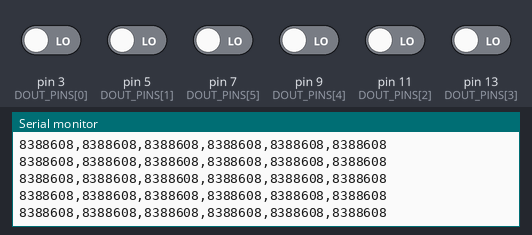
This sketch was run on a simulated Arduino Uno, built with avr-gcc and run on an emulated ATmega328P. Shown: the last lines printed to the serial monitor. The inputs (shaded band) are chosen by the test bench; at power-on: pin 3 (DOUT_PINS[0]), pin 5 (DOUT_PINS[1]), pin 7 (DOUT_PINS[5]), pin 9 (DOUT_PINS[4]), pin 11 (DOUT_PINS[2]), pin 13 (DOUT_PINS[3]) LOW.

Above: at 2.2 s.
2.3 s: pin 5 (DOUT_PINS[1]) driven HIGH
At 2.7 s:
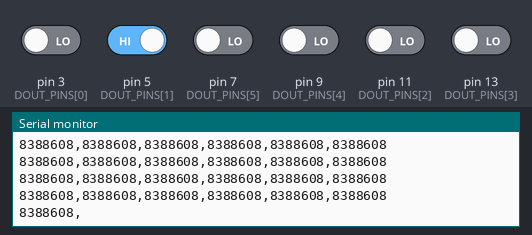
3.8 s: pin 5 (DOUT_PINS[1]) driven LOW
At 3.91 s:
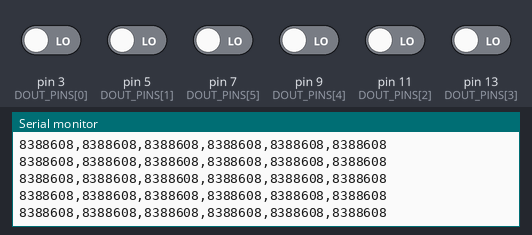
6.8 s: pin 11 (DOUT_PINS[2]) driven HIGH
At 8.1 s:
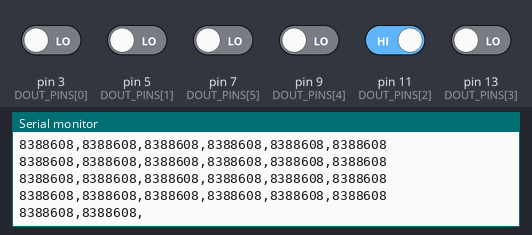
8.4 s: pin 11 (DOUT_PINS[2]) driven LOW
At 8.5 s:
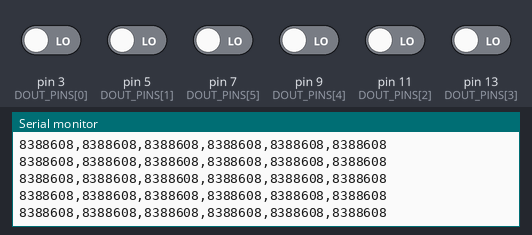
9.9 s: pin 7 (DOUT_PINS[5]) driven HIGH
At 10.4 s:
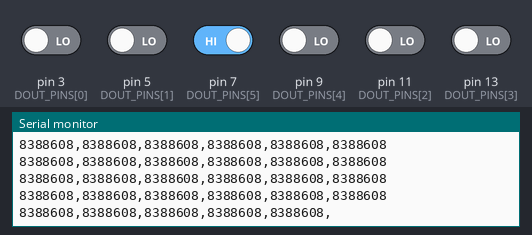
11.4 s: pin 7 (DOUT_PINS[5]) driven LOW
At 11.47 s:
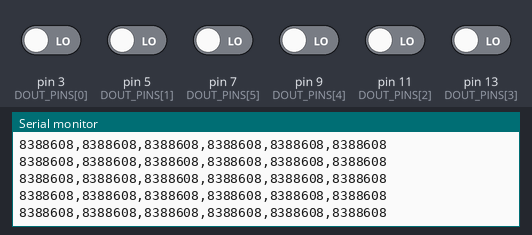

Measured:
- after the input at 2.3 s, the serial monitor: prints a new line after 0.08 s (image 1)
- after the input at 3.8 s, the serial monitor: prints a new line at once (image 2)
- after the input at 6.8 s, the serial monitor: prints a new line after 0.10 s (image 3)
- after the input at 8.4 s, the serial monitor: prints a new line at once (image 4)
- after the input at 9.9 s, the serial monitor: prints a new line after 0.06 s (image 5)
- after the input at 11.4 s, the serial monitor: prints a new line at once (image 6)

The sketch:

Balance_arduino.ino
```cpp
// Configuration des broches
const int DOUT_PINS[] = {3, 5, 11, 13, 9, 7}; // 7 Non connecté
const int SCK_PINS[] = {2, 4, 10, 12, 8, 6};  // 6 Non connecté
const int NUM_SENSORS = 6;

void setup() {
  Serial.begin(9600);

  for (int i = 0; i < NUM_SENSORS; i++) {
    pinMode(DOUT_PINS[i], INPUT);
    pinMode(SCK_PINS[i], OUTPUT);
  }

  delay(1000);
}

void loop() {
  // Lire et afficher les valeurs brutes de tous les capteurs
  for (int i = 0; i < NUM_SENSORS; i++) {
    long lectureActuelle = lireValeurBrute(i);
    Serial.print(lectureActuelle);
    if (i < NUM_SENSORS - 1) {
      Serial.print(",");
    }
  }
  Serial.println();
  delay(1);
}

// --- FONCTION DE LECTURE MANUELLE (adaptée pour plusieurs capteurs) ---
long lireValeurBrute(int sensorIndex) {
  // Attendre que le capteur soit prêt
  while (digitalRead(DOUT_PINS[sensorIndex]) == HIGH) {
    // On attend que DOUT passe à LOW
  }

  unsigned long count = 0;

  // Lecture des 24 bits
  for (int i = 0; i < 24; i++) {
    digitalWrite(SCK_PINS[sensorIndex], HIGH);
    delayMicroseconds(1);
    count = count << 1;
    digitalWrite(SCK_PINS[sensorIndex], LOW);
    delayMicroseconds(1);

    if (digitalRead(DOUT_PINS[sensorIndex])) {
      count++;
    }
  }

  // 25ème pulse (Gain 128)
  digitalWrite(SCK_PINS[sensorIndex], HIGH);
  delayMicroseconds(1);
  digitalWrite(SCK_PINS[sensorIndex], LOW);
  delayMicroseconds(1);

  // Conversion (Complément à deux via XOR 0x800000)
  count = count ^ 0x800000;

  return (long)count;
}
```
